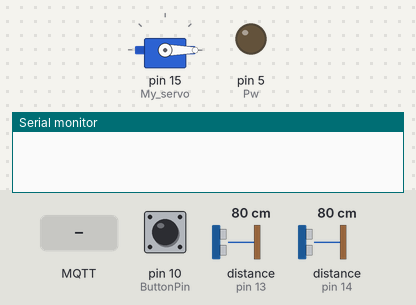
Recording of a sketch running on a simulated Arduino Uno, built with avr-gcc and run on an emulated ATmega328P. On the bench: servo, output pins drawn as LEDs (lit = HIGH), the last lines printed to the serial monitor. Dashed ring = blinking. The test bench sets the inputs (shaded band); at power-on: pin 10 (ButtonPin) HIGH, distance to the obstacle (sensors on pin 14, pin 13) 80 cm. The echo pulse lasts 58.3 µs per cm; no MQTT or app messages arrive unless stated; pins used as bus, display or sensor lines are not drawn.

Above: at 2.3 s.
2.4 s: pin 10 (ButtonPin) pulled LOW for 0.15 s
At 4.7 s:
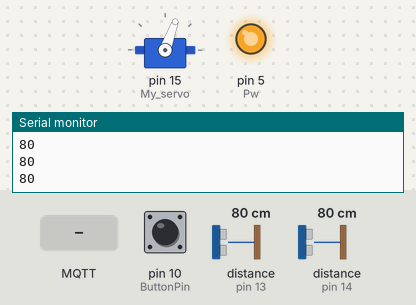
5.4 s: distance to the obstacle (sensor on pin 14) set to 6 cm
7.3 s: distance to the obstacle (sensor on pin 14) set to 3 cm
At 8.9 s:
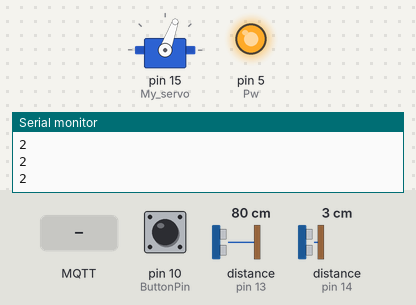
10.3 s: MQTT message "1" arrives on the first subscribed topic
At 12.3 s:
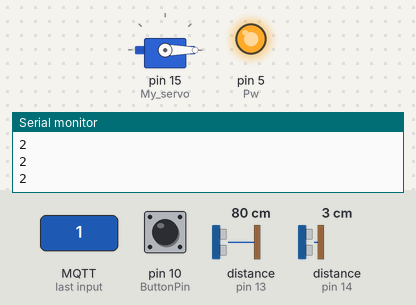
12.6 s: pin 10 (ButtonPin) pulled LOW for 1 s
At 14.7 s:
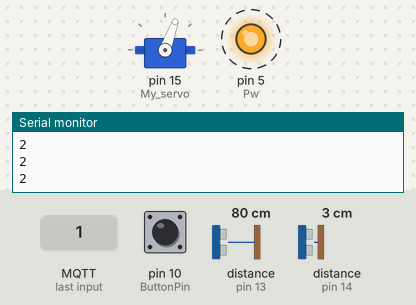
16.6 s: distance to the obstacle (sensor on pin 14) set to 12 cm
19.6 s: distance to the obstacle (sensor on pin 14) set to 14 cm
Timing chart, 0 to 23.6 s (numbered marks = the images above; inputs shaded):
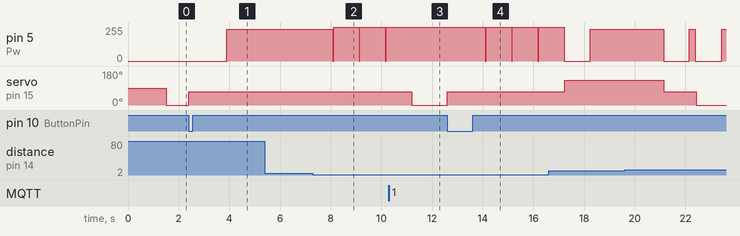

Measured:
- after the input at 2.4 s, pin 5 (Pw): 0/255 → 238/255 after 1.5 s; servo on pin 15 (My_servo): 0° → 70° at once
- after the input at 7.3 s, pin 5 (Pw): 238/255 → 255/255 after 0.78 s
- after the input at 10.3 s, pin 5 (Pw): stops changing and stays 255/255; servo on pin 15 (My_servo): 70° → 0° after 0.89 s
- after the input at 12.6 s, pin 5 (Pw): alternates 255/255 for 1.0 s and 0/255 for 0.03 s, starting after 1.5 s; servo on pin 15 (My_servo): 0° → 70° at once

The sketch:

Denna_klararFindWall_mqtt.ino
```cpp
#include <Servo.h>
#include "EspMQTTClient.h"

void onConnectionEstablished();

EspMQTTClient client(
  "ABBIndgymIoT_2.4GHz",
  "ValkommenHit!",
  "192.168.0.115",
  1883,
  "jocke",
  "apa",
  "microdator",
  onConnectionEstablished,
  true,
  true
);

typedef enum EngineState {
  Sensor, Drive, StartUp, Turn, FindWall
};
EngineState EState;

#define TriggerL 2
#define EchoL 13
#define TriggerF 12
#define EchoF 14
#define D1 0
#define Pw 5
#define ButtonPin 10
//DegreeMitten = 75
unsigned long previousMillis = 0, currentMillis = 0;
int DegreeMinimum = 0, DegreeMitten = 70, DegreeMax = 130, turnDelay, Degree, ServoDelay = 1000;
int StartSleep = 1500, ButtonState = 0;
int DistanceL, DistanceF = 9999, DriveTime, DriveDistanceGGR = 75, Acc = 750, lol = 1, haha = 0;
int MinstaL, MinstaF, HogstaL, HogstaF, AllDistanceL, AllDistanceF;
int SweetSpotL = 15, SweetSpotFHigh = 13, SweetSpotFLow = 13;
bool IsConnected = false;

Servo My_servo;

void setup() {
  My_servo.attach(15);
  Serial.begin(9600);
  pinMode(ButtonPin, INPUT);
  pinMode(TriggerL, OUTPUT), pinMode(EchoL, INPUT);
  pinMode(TriggerF, OUTPUT), pinMode(EchoF, INPUT);
  pinMode(Pw, OUTPUT), pinMode(D1, OUTPUT);
  digitalWrite(D1, HIGH);
  EState = StartUp;
}

void loop() {
  client.loop();
  switch (EState) {
    case StartUp:
      ButtonState = digitalRead(ButtonPin);
      My_servo.write(DegreeMinimum);
      if (ButtonState == LOW && IsConnected == true){
        client.publish("mess", "Knappen trycktes, startar programet");
        My_servo.write(DegreeMitten);
        delay(StartSleep);
        client.publish("mess", "Försöker hitta en vägg");
        EState = FindWall;
      } else {
        EState = StartUp;
      }
    break;

    case FindWall:
      analogWrite(Pw, Acc);
      CheckF();
      Serial.println(DistanceF);
      //for loop som svänger däcken sakta vänster höger
      if(haha >= 250){
        client.publish("mess", "Hittade en vägg");
        EState = Sensor;
      }
      if (DistanceF <= 3 && DistanceF != 0){
        haha++;
      } else {
        EState = FindWall;
      }
    break;

    case Sensor:
      Acc = 750;
      previousMillis = millis();
      analogWrite(Pw, 0);
      digitalWrite(D1, HIGH);
      MinstaL = 9999;
      MinstaF = 9999;
      HogstaL = 0;
      HogstaF = 0;
      AllDistanceL = 0;
      AllDistanceF = 0;
      for(int i = 0; i < 5; i++){
        CheckL();
        CheckF();
        AllDistanceL += DistanceL;
        AllDistanceF += DistanceF;
        if(DistanceL < MinstaL){ MinstaL = DistanceL; }
        if (DistanceL > HogstaL){ HogstaL = DistanceL; }
        if(DistanceF < MinstaF){ MinstaF = DistanceF; }
        if (DistanceF > HogstaF){ HogstaF = DistanceF; }
      }
      AllDistanceL -= (MinstaL + HogstaL);
      AllDistanceF -= (MinstaF + HogstaF);
      DistanceL = AllDistanceL / 3;
      DistanceF = AllDistanceF / 3;
      if (DistanceL > SweetSpotL && haha == 0) {
        Degree = DegreeMinimum;
        turnDelay = 2050; //2250
        client.publish("mess", String("Svänger vänster för att distancen vänster är ")+DistanceL+String("cm"));
        EState = Turn;
      } else if (DistanceF >= SweetSpotFLow && DistanceF <= SweetSpotFHigh) {
        lol = 0;
        haha = 0;
        Degree = DegreeMax;
        turnDelay = 2900; //3100
        client.publish("mess", String("Svänger höger för att distancen frammåt är ")+DistanceF+String("cm och distance vänster är ")+DistanceL+String("cm"));
        EState = Turn;
      } else if (DistanceF < SweetSpotFHigh) {
        lol = 1;
        DriveTime = (SweetSpotFLow -= DistanceF) * DriveDistanceGGR;
        digitalWrite(D1, LOW);
        Acc = 1023;
        client.publish("mess", String("Åker bakåt ")+(DriveTime+1000)+String("ms för att distancen frammåt är ")+DistanceF+String("cm"));
        EState = Drive;
      } else if (DistanceF > SweetSpotFHigh) {
        lol = 1;
        DriveTime = (DistanceF -= SweetSpotFHigh) * DriveDistanceGGR;
        client.publish("mess", String("Åker frammåt ")+DriveTime+String("ms för att distancen frammåt är ")+DistanceF+String("cm"));
        EState = Drive;
      }
    break;

    case Drive:
      analogWrite(Pw, Acc);
      currentMillis = millis();
      if (currentMillis - previousMillis >= DriveTime || DistanceL > SweetSpotL){
        if (Acc != 750){
          if(haha == 0) {
            My_servo.write(50);
          }
          delay(1000);
        }
        if(DistanceL > SweetSpotL){
          client.publish("mess", String("Stannar för att distance vänster är ")+DistanceF+String("cm"));
        } else {
          client.publish("mess", DriveTime+String("ms har gått"));
        }
        EState = Sensor;
      }
      if(DistanceL > 4 && Acc == 750){
        My_servo.write(50);
      } else if (DistanceL < 5 && Acc == 750){
        My_servo.write(85);
      } else{
        My_servo.write(DegreeMitten);
      }
      CheckL();
    break;

    case Turn:
      if(Degree == DegreeMinimum && lol != 0){
        My_servo.write(DegreeMitten);
        analogWrite(Pw, Acc);
        delay(650); //800
        analogWrite(Pw, 0);
      }
      My_servo.write(Degree);
      delay(ServoDelay);
      analogWrite(Pw, Acc);
      delay(turnDelay);
      analogWrite(Pw, 0);
      My_servo.write(DegreeMitten);
      delay(ServoDelay);
      analogWrite(Pw, Acc);
      delay(250);
      analogWrite(Pw, 0);
      EState = Sensor;
    break;
  }
}

void CheckL(){
  long DurationL;
  digitalWrite(TriggerL, LOW);
  delayMicroseconds(2);
  digitalWrite(TriggerL, HIGH);
  delayMicroseconds(10);
  digitalWrite(TriggerL, LOW);
  DurationL = pulseIn(EchoL, HIGH);
  DistanceL = (DurationL / 2) / 29.1;
}

void CheckF(){
  long DurationF;
  digitalWrite(TriggerF, LOW);
  delayMicroseconds(2);
  digitalWrite(TriggerF, HIGH);
  delayMicroseconds(10);
  digitalWrite(TriggerF, LOW);
  DurationF = pulseIn(EchoF, HIGH);
  DistanceF = (DurationF / 2) / 29.1;
}

void onConnectionEstablished() {
  IsConnected = true;
  client.subscribe("lampa/lamp", [](const String & payload){
    client.publish("mess", "Har startat");
    EState = StartUp;
  });
}
```
